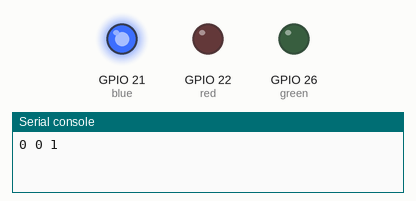
This program was run on a simulated ESP32 board running MicroPython. Shown: output pins drawn as LEDs (lit = HIGH), the last lines printed to the serial console.

Above: at 0.5 s.
At 2.5 s:
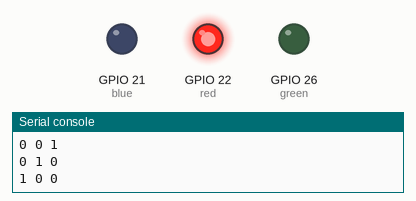
At 3.5 s:
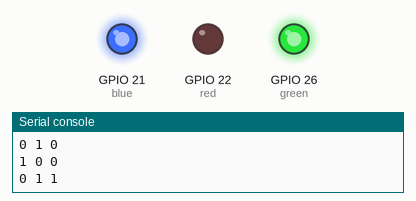
At 4.5 s:
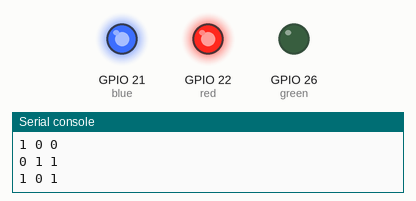
At 6.5 s:
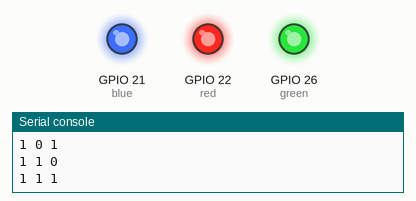
At 8.5 s:
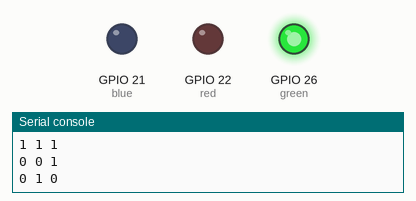
Timing chart, 0 to 9.1 s (numbered marks = the images above):
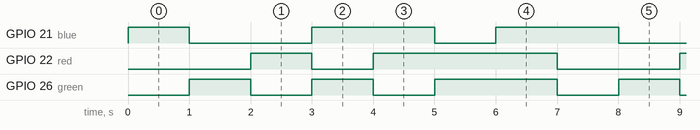

Measured:
- by itself, GPIO 21 (blue): repeats every 7.0 s: HIGH 2.0 s, LOW 1.0 s, HIGH 2.0 s, LOW 2.0 s
- by itself, GPIO 22 (red): repeats every 7.0 s: LOW 1.0 s, HIGH 3.0 s, LOW 2.0 s, HIGH 1.0 s
- by itself, GPIO 26 (green): repeats every 7.0 s: LOW 1.0 s, HIGH 1.0 s, LOW 1.0 s, HIGH 2.0 s, LOW 1.0 s, HIGH 1.0 s

The program:

TriColorLed.py
```python
# 3 Color Led attached to Port A and B

# PORT A
# 21 = white  ==> Blue Led
# 22 = yellow ==> Red led
# 0v = black  ==>
# 5v = red    ==>

# PORT B
# 26 = white  ==> Green Led
# 36 = yellow ==>
# 0v = black  ==>
# 5v = red    ==>

import time
from machine import Pin, Signal
red  = Signal( Pin(22,Pin.OUT))
blue = Signal( Pin(21,Pin.OUT))
green= Signal( Pin(26,Pin.OUT))


def go_white():
    red.on()
    green.on()
    blue.on()
    return

def go_black():
    red.off()
    green.off()
    blue.off()
    return

def go_red():
    red.on()
    green.off()
    blue.off()
    return

def go_blue():
    red.off()
    green.off()
    blue.on()
    return

def go_green():
    red.off()
    green.on()
    blue.off()
    return

def go_orange():
    red.on()
    green.on()
    blue.off()
    return

def go_color(r=0,g=0,b=0):
    red.value(r)
    green.value(g)
    blue.value(b)
    return

go_white()
go_black()
go_red()
go_blue()
go_green()
go_color(1,1,0) #yellow
go_color(1,0,1) #purple
go_color(0,1,1) #lightblue

while True:
    #Cycle though 1 , 2 then all colors
    for num in range(1,4):
        for r in range(2):
            for g in range(2):
                for b in range(2):
                    if (r+g+b) == num:
                        go_color(r,g,b)
                        print( r,g,b)
                        time.sleep(1)
    go_black()

print('done')
```
